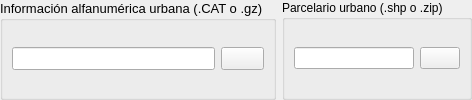
           <widget class="QWidget" name="widget_3" native="true">
            <layout class="QHBoxLayout" name="horizontalLayout_20">
             <property name="leftMargin">
              <number>0</number>
             </property>
             <property name="topMargin">
              <number>0</number>
             </property>
             <property name="rightMargin">
              <number>0</number>
             </property>
             <property name="bottomMargin">
              <number>0</number>
             </property>
             <item>
              <widget class="QGroupBox" name="Group_CAT_U">
               <property name="font">
                <font>
                 <pointsize>10</pointsize>
                </font>
               </property>
               <property name="title">
                <string>Información alfanumérica urbana (.CAT o .gz)</string>
               </property>
               <property name="flat">
                <bool>true</bool>
               </property>
               <layout class="QHBoxLayout" name="horizontalLayout_18">
                <item>
                 <widget class="QLineEdit" name="dir_cat_urb"/>
                </item>
                <item>
                 <widget class="QPushButton" name="button_cat_urb">
                  <property name="cursor">
                   <cursorShape>PointingHandCursor</cursorShape>
                  </property>
                  <property name="text">
                   <string/>
                  </property>
                  <property name="iconSize">
                   <size>
                    <width>20</width>
                    <height>20</height>
                   </size>
                  </property>
                 </widget>
                </item>
               </layout>
              </widget>
             </item>
             <item>
              <widget class="QGroupBox" name="Group_SHP_U">
               <property name="sizePolicy">
                <sizepolicy hsizetype="Preferred" vsizetype="Preferred">
                 <horstretch>0</horstretch>
                 <verstretch>0</verstretch>
                </sizepolicy>
               </property>
               <property name="title">
                <string>Parcelario urbano (.shp o .zip)</string>
               </property>
               <layout class="QHBoxLayout" name="horizontalLayout_14">
                <item>
                 <widget class="QLineEdit" name="dir_shp_urb"/>
                </item>
                <item>
                 <widget class="QPushButton" name="button_shp_urb">
                  <property name="cursor">
                   <cursorShape>PointingHandCursor</cursorShape>
                  </property>
                  <property name="text">
                   <string/>
                  </property>
                  <property name="iconSize">
                   <size>
                    <width>20</width>
                    <height>20</height>
                   </size>
                  </property>
                 </widget>
                </item>
               </layout>
              </widget>
             </item>
            </layout>
           </widget>
